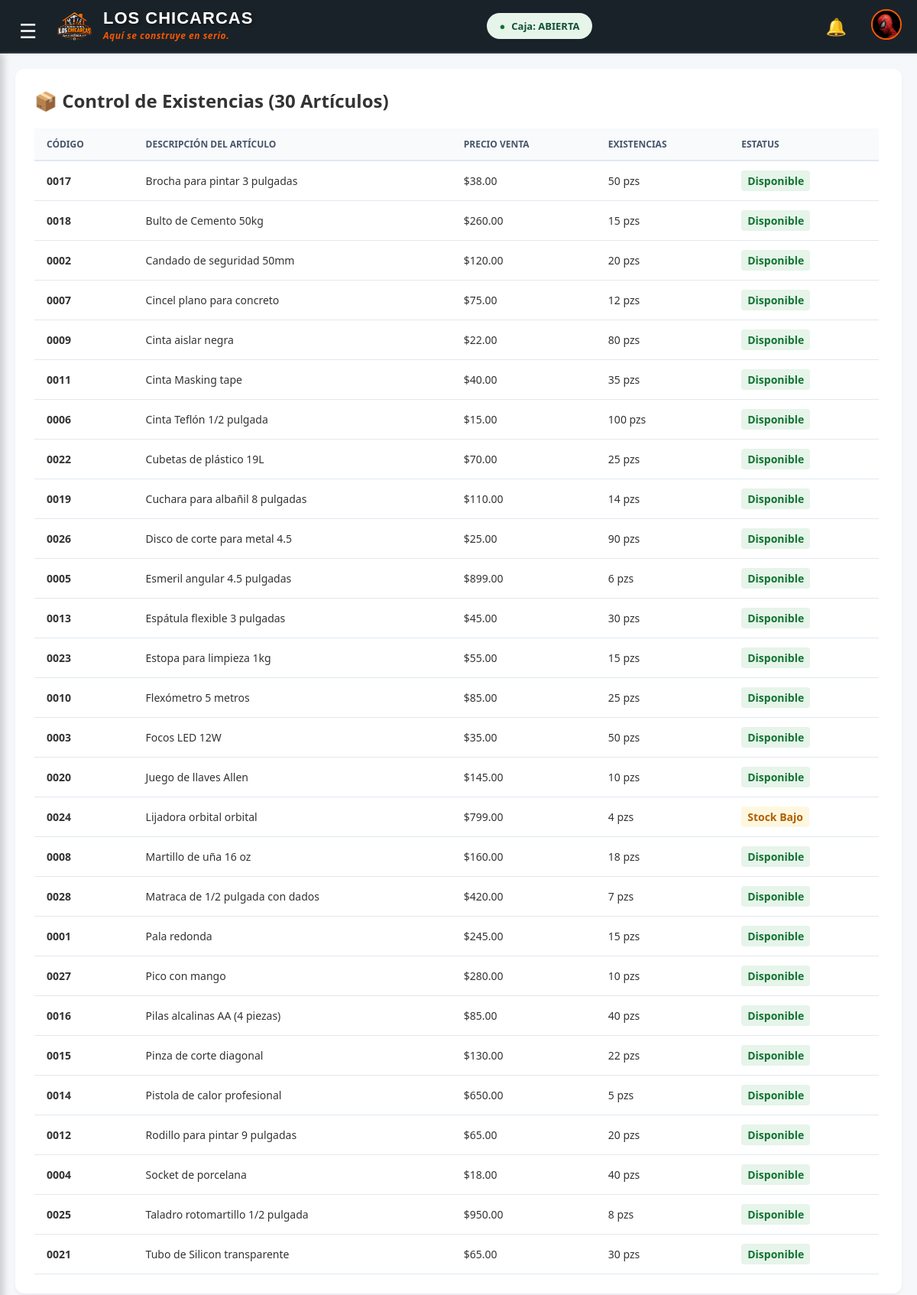
The app's page /inventario.php (signed in) with its own data.
### tables this page shows
CREATE TABLE IF NOT EXISTS productos (
    id_producto INT NOT NULL AUTO_INCREMENT,
    nombre_producto VARCHAR(100) NOT NULL,
    precio_venta DECIMAL(10,2) NOT NULL,
    stock INT NOT NULL DEFAULT 0,
    PRIMARY KEY (id_producto)
);

### inventario.php (the view, shortened to what this page needs)
<?php
require_once "config/conexion.php";
$sql_inv = "SELECT id_producto, nombre_producto, precio_venta, stock FROM productos ORDER BY nombre_producto ASC";
$resultado_inv = $conexion->query($sql_inv);
?>
<!DOCTYPE html>
<html lang="es">
<head>
    <link rel="stylesheet" href="css/estilos.css">
</head>
<body>
        <label for="toggle-sidebar-check" class="btn-hamburguesa-toggle" style="position: fixed; top: 22px; left: 25px; z-index: 2000; font-size: 26px; color: #FFFFFF !important; cursor: pointer; user-select: none;">☰</label>
    <?php include "componentes/header.php"; ?>
    <div class="contenedor-principal">
        <main class="contenido-pagina">
            <div class="col-izquierda">
                <h2 style="margin-bottom: 20px;">
📦
 Control de Existencias (30 Artículos)</h2>
                <div class="tabla-responsiva">
                    <table>
                        <thead>
                            <tr>
                                <th>Código</th>
                                <th>Descripción del Artículo</th>
                                <th>Precio Venta</th>
                                <th>Existencias</th>
                                <th>Estatus</th>
                            </tr>
                        </thead>
                        <tbody>
                            <?php while($row = $resultado_inv->fetch_assoc()):
                                $stk = $row['stock'];
                                if($stk == 0) {
                                    $lbl = "Agotado"; $clse = "badge-agotado";
                                } elseif($stk <= 4) {
                                    $lbl = "Stock Bajo"; $clse = "badge-bajo";
                                } else {
                                    $lbl = "Disponible"; $clse = "badge-normal";
                                }
                            ?>
                                <tr>
                                    <td><strong><?php echo str_pad($row['id_producto'], 4, '0', STR_PAD_LEFT); ?></strong></td>
                                    <td><?php echo $row['nombre_producto']; ?></td>
                                    <td>$<?php echo number_format($row['precio_venta'], 2); ?></td>
                                    <td><?php echo $stk; ?> pzs</td>
                                    <td><span class="<?php echo $clse; ?>"><?php echo $lbl; ?></span></td>
                                </tr>
                            <?php endwhile; ?>
                        </tbody>
                    </table>
                </div>
            </div>
        </main>
    </div>
</body>
</html>

### css/estilos.css (style rules this page uses)
:root { --color-fondo-oscuro: #1A2229; --color-principal-naranja: #FF5A00; --color-fondo-gris-claro: #F5F7FA; --color-texto-blanco: #FFFFFF; --color-texto-gris: #A0AEC0; --color-tarjetas: #FFFFFF; --color-bordes: #E2E8F0; --color-exito-verde: #0F5132; --color-caja-verde: #1E3A2F; }
* { margin: 0; padding: 0; box-sizing: border-box; font-family: 'Segoe UI', Tahoma, Geneva, Verdana, sans-serif; }
body { background-color: var(--color-fondo-gris-claro); color: #333; overflow-x: hidden; }
.btn-hamburguesa-toggle { font-size: 24px; color: var(--color-texto-blanco); cursor: pointer; margin-right: 15px; user-select: none; }
.contenedor-principal { display: flex; margin-top: 70px; height: calc(100vh - 70px); width: 100%; overflow: hidden; }
.contenido-pagina { margin-left: 0; transition: all 0.3s ease-in-out; width: 100%; padding: 20px; display: flex; flex-direction: row !important; gap: 20px; height: 100%; }
.col-izquierda { flex: 2; background: var(--color-tarjetas); border-radius: 12px; padding: 25px; box-shadow: 0 4px 6px -1px rgba(0,0,0,0.05); display: flex; flex-direction: column; height: 100%; }
.tabla-responsiva { width: 100%; flex: 1; overflow-y: auto !important; padding-right: 5px; }
table { width: 100%; border-collapse: collapse; }
th { background-color: #F8FAFC; color: #475569; font-weight: 600; text-transform: uppercase; font-size: 12px; padding: 12px 16px; border-bottom: 2px solid var(--color-bordes); text-align: left; }
td { padding: 16px; border-bottom: 1px solid var(--color-bordes); font-size: 14px; }

### inventario.php (style rules this page uses)
.badge-normal { background: #E6F4EA; color: #137333; padding: 4px 8px; border-radius: 4px; font-weight: bold; }
.badge-bajo { background: #FEF7E0; color: #B06000; padding: 4px 8px; border-radius: 4px; font-weight: bold; }

### records on screen
productos: id_producto "0017", nombre_producto "Brocha para pintar 3 pulgadas", precio_venta "38.00", stock "50", stock "Disponible"
productos: id_producto "0018", nombre_producto "Bulto de Cemento 50kg", precio_venta "260.00", stock "15", stock "Disponible"
productos: id_producto "0002", nombre_producto "Candado de seguridad 50mm", precio_venta "120.00", stock "20", stock "Disponible"
productos: id_producto "0007", nombre_producto "Cincel plano para concreto", precio_venta "75.00", stock "12", stock "Disponible"
productos: id_producto "0009", nombre_producto "Cinta aislar negra", precio_venta "22.00", stock "80", stock "Disponible"
productos: id_producto "0011", nombre_producto "Cinta Masking tape", precio_venta "40.00", stock "35", stock "Disponible"
productos: id_producto "0006", nombre_producto "Cinta Teflón 1/2 pulgada", precio_venta "15.00", stock "100", stock "Disponible"
productos: id_producto "0022", nombre_producto "Cubetas de plástico 19L", precio_venta "70.00", stock "25", stock "Disponible"
productos: id_producto "0019", nombre_producto "Cuchara para albañil 8 pulgadas", precio_venta "110.00", stock "14", stock "Disponible"
productos: id_producto "0026", nombre_producto "Disco de corte para metal 4.5", precio_venta "25.00", stock "90", stock "Disponible"
productos: id_producto "0005", nombre_producto "Esmeril angular 4.5 pulgadas", precio_venta "899.00", stock "6", stock "Disponible"
productos: id_producto "0013", nombre_producto "Espátula flexible 3 pulgadas", precio_venta "45.00", stock "30", stock "Disponible"
productos: id_producto "0023", nombre_producto "Estopa para limpieza 1kg", precio_venta "55.00", stock "15", stock "Disponible"
productos: id_producto "0010", nombre_producto "Flexómetro 5 metros", precio_venta "85.00", stock "25", stock "Disponible"
productos: id_producto "0003", nombre_producto "Focos LED 12W", precio_venta "35.00", stock "50", stock "Disponible"
productos: id_producto "0020", nombre_producto "Juego de llaves Allen", precio_venta "145.00", stock "10", stock "Disponible"
productos: id_producto "0024", nombre_producto "Lijadora orbital orbital", precio_venta "799.00", stock "4", stock "Stock Bajo"
productos: id_producto "0008", nombre_producto "Martillo de uña 16 oz", precio_venta "160.00", stock "18", stock "Disponible"
productos: id_producto "0028", nombre_producto "Matraca de 1/2 pulgada con dados", precio_venta "420.00", stock "7", stock "Disponible"
productos: id_producto "0001", nombre_producto "Pala redonda", precio_venta "245.00", stock "15", stock "Disponible"
productos: id_producto "0027", nombre_producto "Pico con mango", precio_venta "280.00", stock "10", stock "Disponible"
productos: id_producto "0016", nombre_producto "Pilas alcalinas AA (4 piezas)", precio_venta "85.00", stock "40", stock "Disponible"
productos: id_producto "0015", nombre_producto "Pinza de corte diagonal", precio_venta "130.00", stock "22", stock "Disponible"
productos: id_producto "0014", nombre_producto "Pistola de calor profesional", precio_venta "650.00", stock "5", stock "Disponible"
productos: id_producto "0012", nombre_producto "Rodillo para pintar 9 pulgadas", precio_venta "65.00", stock "20", stock "Disponible"
productos: id_producto "0004", nombre_producto "Socket de porcelana", precio_venta "18.00", stock "40", stock "Disponible"
productos: id_producto "0025", nombre_producto "Taladro rotomartillo 1/2 pulgada", precio_venta "950.00", stock "8", stock "Disponible"
productos: id_producto "0021", nombre_producto "Tubo de Silicon transparente", precio_venta "65.00", stock "30", stock "Disponible"
